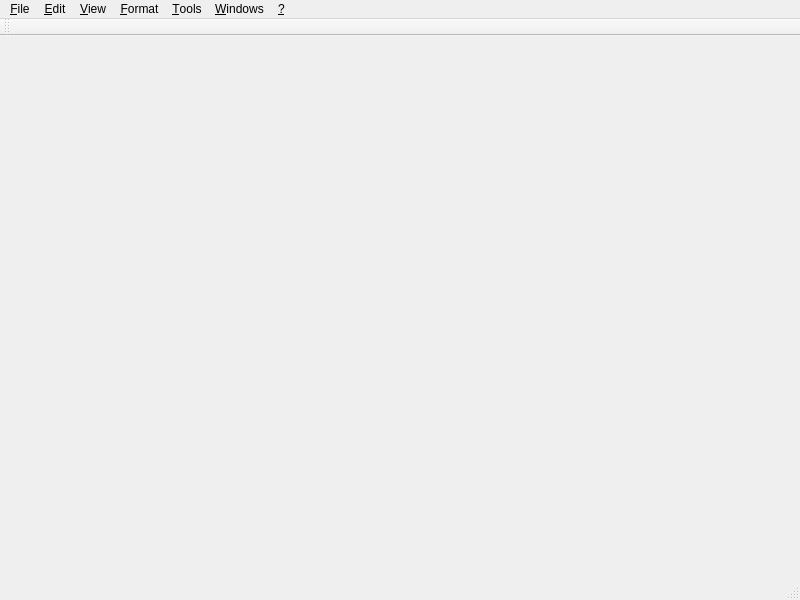
<?xml version="1.0" encoding="UTF-8"?>
<ui version="4.0">
 <class>FrameBrowser</class>
 <widget class="QMainWindow" name="FrameBrowser">
  <property name="geometry">
   <rect>
    <x>0</x>
    <y>0</y>
    <width>800</width>
    <height>600</height>
   </rect>
  </property>
  <property name="windowTitle">
   <string>ScDrv[*]</string>
  </property>
  <widget class="FrameFile" name="tabViews_"/>
  <widget class="QMenuBar" name="barMenu_">
   <property name="geometry">
    <rect>
     <x>0</x>
     <y>0</y>
     <width>800</width>
     <height>22</height>
    </rect>
   </property>
   <widget class="QMenu" name="menuFile_">
    <property name="title">
     <string>&amp;File</string>
    </property>
    <widget class="QMenu" name="menuRecent_">
     <property name="title">
      <string>Recen&amp;t..</string>
     </property>
    </widget>
    <widget class="QMenu" name="menuExport_">
     <property name="title">
      <string>&amp;Export..</string>
     </property>
     <addaction name="actionExportScene_"/>
     <addaction name="actionExportCoords_"/>
    </widget>
    <addaction name="actionNew_"/>
    <addaction name="actionClone_"/>
    <addaction name="separator"/>
    <addaction name="actionOpen_"/>
    <addaction name="actionReload_"/>
    <addaction name="separator"/>
    <addaction name="menuRecent_"/>
    <addaction name="separator"/>
    <addaction name="actionSave_"/>
    <addaction name="actionSaveAs_"/>
    <addaction name="menuExport_"/>
    <addaction name="separator"/>
    <addaction name="actionClose_"/>
    <addaction name="actionExit_"/>
   </widget>
   <widget class="QMenu" name="menuHelp_">
    <property name="title">
     <string>&amp;?</string>
    </property>
    <addaction name="actionAbout_"/>
    <addaction name="actionAboutQt_"/>
   </widget>
   <widget class="QMenu" name="menuEdit_">
    <property name="title">
     <string>&amp;Edit</string>
    </property>
    <addaction name="actionUndo_"/>
    <addaction name="actionRedo_"/>
    <addaction name="separator"/>
    <addaction name="actionCut_"/>
    <addaction name="actionCopy_"/>
    <addaction name="actionPaste_"/>
    <addaction name="separator"/>
    <addaction name="actionClear_"/>
    <addaction name="actionClearAll_"/>
   </widget>
   <widget class="QMenu" name="menuView_">
    <property name="title">
     <string>&amp;View</string>
    </property>
    <widget class="QMenu" name="menuMolecule_">
     <property name="title">
      <string>&amp;Molecule</string>
     </property>
     <addaction name="actionMolFast_"/>
     <addaction name="separator"/>
     <addaction name="actionMolStick_"/>
     <addaction name="actionMolBalls_"/>
     <addaction name="actionMolSpace_"/>
     <addaction name="separator"/>
     <addaction name="actionMolBonds_"/>
     <addaction name="actionLabelAtoms_"/>
     <addaction name="actionLabelBonds_"/>
    </widget>
    <widget class="QMenu" name="menuProject_">
     <property name="title">
      <string>Pro&amp;jection</string>
     </property>
     <addaction name="actionProjPerspective_"/>
     <addaction name="actionProjOrthogonal_"/>
    </widget>
    <addaction name="actionToggleLayout_"/>
    <addaction name="actionFullScreen_"/>
    <addaction name="actionSetFont_"/>
    <addaction name="separator"/>
    <addaction name="menuProject_"/>
    <addaction name="separator"/>
    <addaction name="menuMolecule_"/>
    <addaction name="separator"/>
    <addaction name="actionPrintNow_"/>
    <addaction name="actionPrintSetup_"/>
    <addaction name="actionImageExport_"/>
   </widget>
   <widget class="QMenu" name="menuTools_">
    <property name="title">
     <string>&amp;Tools</string>
    </property>
    <addaction name="actionSourceEdit_"/>
    <addaction name="actionSourceCast_"/>
    <addaction name="separator"/>
    <addaction name="actionBoxCenter_"/>
    <addaction name="separator"/>
    <addaction name="actionOptions_"/>
   </widget>
   <widget class="QMenu" name="menuWindows_">
    <property name="title">
     <string>&amp;Windows</string>
    </property>
   </widget>
   <widget class="QMenu" name="menuFormat_">
    <property name="title">
     <string>&amp;Format</string>
    </property>
    <addaction name="actionPageSetup_"/>
   </widget>
   <addaction name="menuFile_"/>
   <addaction name="menuEdit_"/>
   <addaction name="menuView_"/>
   <addaction name="menuFormat_"/>
   <addaction name="menuTools_"/>
   <addaction name="menuWindows_"/>
   <addaction name="menuHelp_"/>
  </widget>
  <widget class="QStatusBar" name="barStatus_"/>
  <widget class="QToolBar" name="barTools_">
   <property name="windowTitle">
    <string>toolBar</string>
   </property>
   <attribute name="toolBarArea">
    <enum>TopToolBarArea</enum>
   </attribute>
   <attribute name="toolBarBreak">
    <bool>false</bool>
   </attribute>
  </widget>
  <action name="actionNew_">
   <property name="enabled">
    <bool>true</bool>
   </property>
   <property name="text">
    <string>&amp;New..</string>
   </property>
  </action>
  <action name="actionOpen_">
   <property name="enabled">
    <bool>true</bool>
   </property>
   <property name="text">
    <string>&amp;Open..</string>
   </property>
  </action>
  <action name="actionPrint_">
   <property name="text">
    <string>Print</string>
   </property>
  </action>
  <action name="actionHelp_">
   <property name="text">
    <string>&amp;Help</string>
   </property>
  </action>
  <action name="actionSave_">
   <property name="text">
    <string>&amp;Save</string>
   </property>
  </action>
  <action name="actionExit_">
   <property name="text">
    <string>E&amp;xit</string>
   </property>
   <property name="menuRole">
    <enum>QAction::QuitRole</enum>
   </property>
  </action>
  <action name="actionAbout_">
   <property name="text">
    <string>&amp;About..</string>
   </property>
  </action>
  <action name="actionAboutQt_">
   <property name="text">
    <string>About &amp;Qt..</string>
   </property>
   <property name="menuRole">
    <enum>QAction::AboutQtRole</enum>
   </property>
  </action>
  <action name="actionUndo_">
   <property name="text">
    <string>&amp;Undo</string>
   </property>
  </action>
  <action name="actionRedo_">
   <property name="text">
    <string>&amp;Redo</string>
   </property>
  </action>
  <action name="actionCut_">
   <property name="text">
    <string>Cu&amp;t</string>
   </property>
  </action>
  <action name="actionCopy_">
   <property name="text">
    <string>&amp;Copy</string>
   </property>
  </action>
  <action name="actionPaste_">
   <property name="text">
    <string>&amp;Paste</string>
   </property>
  </action>
  <action name="actionClear_">
   <property name="text">
    <string>C&amp;lear</string>
   </property>
  </action>
  <action name="actionClearAll_">
   <property name="text">
    <string>Cle&amp;ar all</string>
   </property>
  </action>
  <action name="actionReload_">
   <property name="text">
    <string>&amp;Reload</string>
   </property>
  </action>
  <action name="actionForget_">
   <property name="text">
    <string>F&amp;orget this</string>
   </property>
  </action>
  <action name="actionForgetAll_">
   <property name="text">
    <string>Forget &amp;all recent</string>
   </property>
  </action>
  <action name="actionFullScreen_">
   <property name="text">
    <string>&amp;Full screen</string>
   </property>
  </action>
  <action name="actionOptions_">
   <property name="text">
    <string>&amp;Options..</string>
   </property>
  </action>
  <action name="actionBoxCenter_">
   <property name="text">
    <string>Bo&amp;x center</string>
   </property>
  </action>
  <action name="actionSaveAs_">
   <property name="text">
    <string>S&amp;ave as..</string>
   </property>
  </action>
  <action name="actionToggleLayout_">
   <property name="text">
    <string>Togg&amp;le layout</string>
   </property>
  </action>
  <action name="actionMolFast_">
   <property name="text">
    <string>Render &amp;fast</string>
   </property>
  </action>
  <action name="actionMolStick_">
   <property name="text">
    <string>&amp;Sticks</string>
   </property>
  </action>
  <action name="actionMolSpace_">
   <property name="text">
    <string>S&amp;pace fill</string>
   </property>
  </action>
  <action name="actionMolBalls_">
   <property name="text">
    <string>&amp;Balls and sticks</string>
   </property>
  </action>
  <action name="actionMolBonds_">
   <property name="text">
    <string>Toggle bonds display</string>
   </property>
   <property name="statusTip">
    <string>Toggle the bond display in the molecule</string>
   </property>
  </action>
  <action name="actionLabelAtoms_">
   <property name="text">
    <string>Atom labels</string>
   </property>
   <property name="statusTip">
    <string>Toggle the atom label display in the molecule</string>
   </property>
  </action>
  <action name="actionLabelBonds_">
   <property name="text">
    <string>Bond labels</string>
   </property>
  </action>
  <action name="actionSourceEdit_">
   <property name="text">
    <string>&amp;Edit source..</string>
   </property>
  </action>
  <action name="actionSourceCast_">
   <property name="text">
    <string>&amp;Interpret..</string>
   </property>
  </action>
  <action name="actionPrintNow_">
   <property name="text">
    <string>&amp;Print..</string>
   </property>
  </action>
  <action name="actionPrintSetup_">
   <property name="text">
    <string>Print &amp;setup..</string>
   </property>
  </action>
  <action name="actionImageExport_">
   <property name="text">
    <string>E&amp;xport..</string>
   </property>
  </action>
  <action name="actionPageSetup_">
   <property name="text">
    <string>&amp;Page..</string>
   </property>
  </action>
  <action name="actionExportScene_">
   <property name="text">
    <string>&amp;Scene..</string>
   </property>
  </action>
  <action name="actionExportCoords_">
   <property name="text">
    <string>&amp;Coordnates..</string>
   </property>
  </action>
  <action name="actionProjPerspective_">
   <property name="text">
    <string>&amp;Perspective</string>
   </property>
  </action>
  <action name="actionProjOrthogonal_">
   <property name="text">
    <string>Orthogonal</string>
   </property>
  </action>
  <action name="actionSetFont_">
   <property name="text">
    <string>Set text &amp;font..</string>
   </property>
  </action>
  <action name="actionClone_">
   <property name="text">
    <string>C&amp;lone</string>
   </property>
   <property name="toolTip">
    <string>Clone current content into a new file</string>
   </property>
  </action>
  <action name="actionClose_">
   <property name="text">
    <string>&amp;Close</string>
   </property>
   <property name="toolTip">
    <string>Close this window</string>
   </property>
  </action>
 </widget>
 <customwidgets>
  <customwidget>
   <class>FrameFile</class>
   <extends>QTabWidget</extends>
   <header>FrameFile.h</header>
   <container>1</container>
  </customwidget>
 </customwidgets>
 <resources/>
 <connections/>
</ui>
